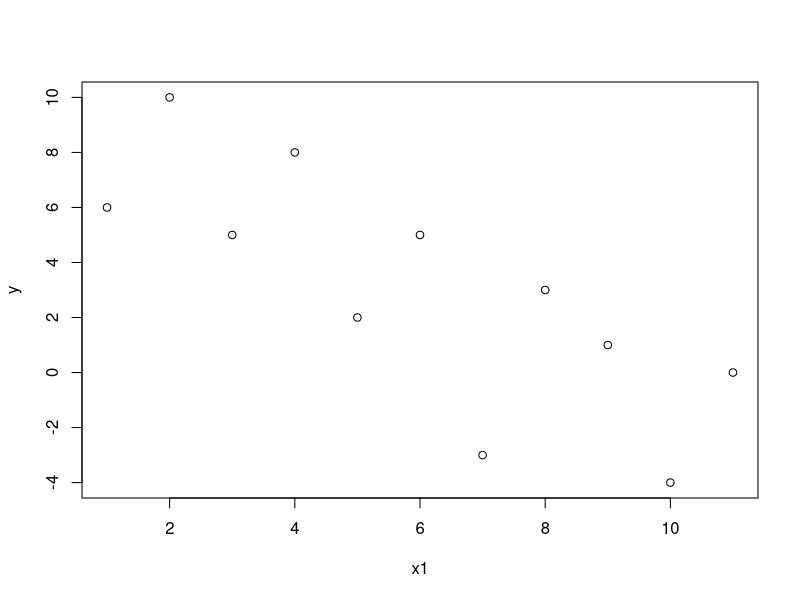
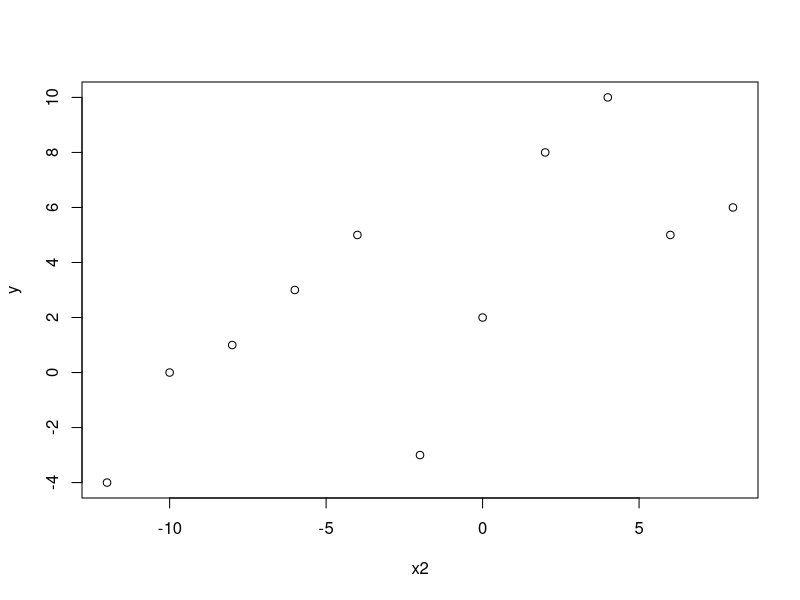

These charts were generated, in order, by the following R code: (Note: this script raises an error after producing the figures.)
## ---- chunk 1
knitr::opts_chunk$set(echo = TRUE)
## ---- chunk 2

#1.1
q5a <- data.frame(
x1 <- c(1, 4, 9 , 11 , 3, 8 , 5, 10 , 2 , 7 , 6),
x2 <- c(8, 2, -8, -10, 6, -6, 0, -12, 4 , -2, -4),
y <- c(6, 8, 1 , 0 , 5, 3 , 2, -4 , 10, -3, 5)
)

ones <- rep(1,length(x1))

X <- matrix(c(ones,x1,x2),ncol = 3)

plot(x1,y)
plot(x2,y)
## ---- chunk 3
#1.2

Beta <- inv(t(X)%*%X)
